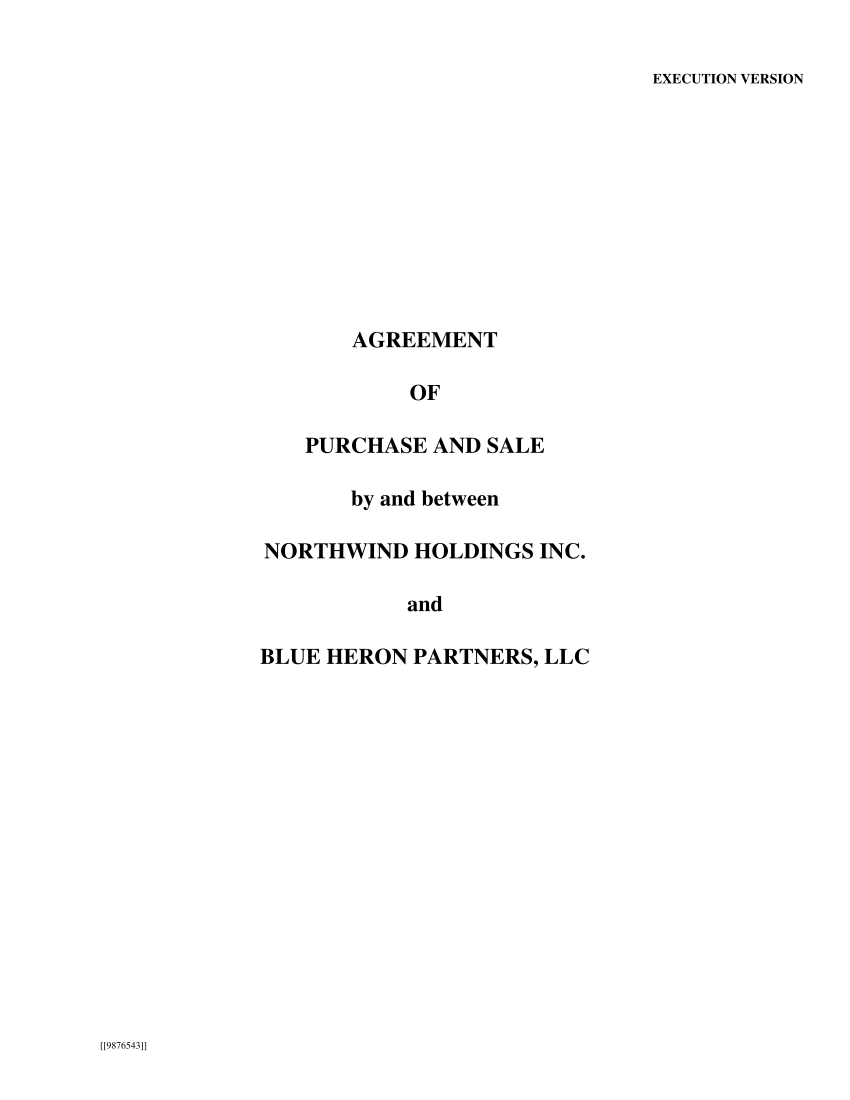

Reproduce this figure in Python.
"""生成测试夹具 agreement-front.pdf：美式资产购买协议的前几页（虚构公司），8 页，Letter。
  第 1 页：封面（居中的标题行），左下角小字号的文档编号"[[9876543]]"（每页都有）。
  第 2–3 页：目录。每条一行："Section 1.1. Definitions……1"，引导点是文字、页码顶到右边界；
          有一条标题折成两行，只有第二行带引导点和页码；各章之间空一行。页脚居中印"~i~""~ii~"（罗马数字页码）。
  第 4 页：附表清单（"SCHEDULE LIST"，下面一张有框线的两列表），页面下半部空着，页脚"~iii~"。
  第 5 页：附件清单（"EXHIBITS"，标题下面一条下划线），页脚"~iv~"。
  第 6–8 页：正文，页脚居中印阿拉伯数字页码 1、2、3。定义条款"“Accounts Payable” shall mean …"一整行一次画出
          （pdf.js 读成一个文字项），只有被定义的词下面有一条下划线（扁的填充矩形）；前言里的 (“Northwind”)、
          行中间的 (the “Closing Date”) 也一样。"W I T N E S S E T H :" 逐字母加宽排，每个字母下面一小段线。
          第 7–8 页的"定义术语索引"：左边术语、右边所在条款（右栏从版心 80% 处起排），第 8 页整页都是索引。
易错点（2026-11-27 APA 英译中，pdf2word 1.1.3）：
  - 目录每条的行都排满到右边界，被当成一段正文的折行，整章的条目并成一段，引导点在译文里丢掉，页码贴在标题后面；
  - "~i~"不是数字，认不出是页码，留在正文里靠段前距排到页底：译文变短后排到页面中间；它占着页底，
    附表清单、附件清单、协议正文都没有另起一页；
  - 下划线盖不到文字项的一半，被当成分隔线，写成行间一个带下边框的空段落：定义条款从第一行之后断成两段，
    译文换了字宽以后线与文字错开（APA 357 条，26 条定义的译文被切成两半、中间补了"……"）；
  - 定义术语索引的右栏起点超出版心 60%，不算释义清单，整页被当成分栏，术语与条款号对不上。
标准答案（两种排版方式）：目录一条一段、页码前是右对齐带点状前导符的制表位；罗马数字页码写进前置部分那一节的页脚
  （PAGE 域，小写罗马数字），正文另起一节从 1 编页；"~i~"不在正文里；附表清单、附件清单另起一页；
  下划线落在被定义的词上（字符下划线），没有带边框的空段落，定义条款是一整段；索引写成两列的无边框表格。"""
import sys
from reportlab.pdfgen import canvas
from reportlab.pdfbase.pdfmetrics import stringWidth

W, H = 612.0, 792.0
L, R = 72.0, 540.0
out = sys.argv[1] if len(sys.argv) > 1 else "agreement-front.pdf"
c = canvas.Canvas(out, pagesize=(W, H))
F, FB = "Times-Roman", "Times-Bold"
PITCH = 13.8


def y(top_down: float) -> float:
    """以页面顶端为原点的基线位置 → PDF 坐标。"""
    return H - top_down


def footer(label: str) -> None:
    if label:
        c.setFont(F, 12)
        c.drawCentredString(W / 2, y(746.5), label)
    c.setFont(F, 7)
    c.drawString(L, y(755.0), "[[9876543]]")


def underline(x0: float, x1: float, base: float) -> None:
    """文字下方 1.3pt 处一条 0.6pt 高的填充矩形（Word 打印成 PDF 时的下划线）。"""
    c.rect(x0, y(base) - 1.9, x1 - x0, 0.6, stroke=0, fill=1)


def wrap(text: str, width: float, first_indent: float = 0.0, font: str = F, size: float = 12) -> list[str]:
    lines, line, avail = [], "", width - first_indent
    for word in text.split():
        trial = (line + " " + word).strip()
        if stringWidth(trial, font, size) > avail and line:
            lines.append(line)
            line, avail = word, width
        else:
            line = trial
    if line:
        lines.append(line)
    return lines


def paragraph(text: str, base: float, indent: float = 36.0, terms: tuple[str, ...] = ()) -> float:
    """首行缩进的段落；terms 里的词在所在行下面画下划线（与整行一次画出）。返回下一行的基线。"""
    c.setFont(F, 12)
    for k, line in enumerate(wrap(text, R - L, indent)):
        x = L + (indent if k == 0 else 0)
        c.drawString(x, y(base), line)
        for term in terms:
            # 加引号的定义处（"(“Northwind”)"）优先，没有时才是普通出现
            at = line.find("“" + term + "”")
            at = at + 1 if at >= 0 else line.find(term)
            if at >= 0:
                x0 = x + stringWidth(line[:at], F, 12)
                underline(x0, x0 + stringWidth(term, F, 12), base)
        base += PITCH
    return base


# ---- 第 1 页：封面 ----
c.setFont(FB, 10)
c.drawString(470, y(60), "EXECUTION VERSION")
c.setFont(FB, 16)
for k, t in enumerate(["AGREEMENT", "OF", "PURCHASE AND SALE", "by and between", "NORTHWIND HOLDINGS INC.", "and", "BLUE HERON PARTNERS, LLC"]):
    c.drawCentredString(W / 2, y(250 + 38 * k), t)
footer("")
c.showPage()

# ---- 第 2–3 页：目录 ----
toc = [
    ("ARTICLE 1. DEFINITIONS AND TERMS", "1"), ("Section 1.1. Definitions", "1"), ("Section 1.2. Index of Defined Terms.", "2"),
    ("Section 1.3. Other Definitional Provisions and Construction", "3"), None,
    ("ARTICLE 2. PURCHASE AND SALE", "4"), ("Section 2.1. Purchase and Sale of Conveyed Assets.", "4"), ("Section 2.2. Conveyed Assets", "4"),
    ("Section 2.3. Consents and Shared Contracts", "6"), ("Section 2.4. Excluded Assets of the Business", "7"),
    ("Section 2.5. Assumed Liabilities of the Business.", "8"), ("Section 2.6. Retained Liabilities of the Business", "10"),
    ("Section 2.7. Purchase Price", "11"), ("Section 2.8. Purchase Price Adjustment for Net Working Capital.", "11"), None,
    ("ARTICLE 3. CLOSING", "13"), ("Section 3.1. Closing.", "13"), ("Section 3.2. Closing; Deliveries", "14"), None,
    ("ARTICLE 4. CONDITIONS TO CLOSING", "15"), ("Section 4.1. Conditions to the Obligations of Buyer and Northwind.", "15"),
    ("Section 4.2. Conditions to the Obligations of Buyer.", "15"), ("Section 4.3. Conditions to the Obligations of Northwind", "16"),
    ("Section 4.4. Frustration of Closing Conditions", "16"), None,
    ("ARTICLE 5. REPRESENTATIONS AND WARRANTIES OF NORTHWIND", "17"), ("Section 5.1. Organization", "17"),
    ("Section 5.2. Authority; Binding Effect.", "17"), ("Section 5.3. Non-Contravention.", "18"), ("Section 5.4. Financial Information", "18"),
    ("Section 5.5. Absence of Material Adverse Effect", "19"), ("Section 5.6. Accounts Receivable", "19"),
    # 第 3 页
    ("Section 5.7. Real Property.", "20"), ("Section 5.8. Material Contracts", "20"), ("Section 5.9. Intellectual Property Rights.", "21"), None,
    ("ARTICLE 6. CONDUCT OF ACTIONS RELATING TO ENVIRONMENTAL LOSSES\nAND OBLIGATIONS RELATING THERETO", "22"),
    ("Section 6.1. Standard of Performance", "22"), ("Section 6.2. Limitations.", "22"), ("Section 6.3. Cooperation", "23"), None,
    ("ARTICLE 7. MISCELLANEOUS", "24"), ("Section 7.1. Notices.", "24"), ("Section 7.2. Amendments; Waivers.", "25"),
    ("Section 7.3. Governing Law; Jurisdiction", "25"),
]


def toc_line(title: str, page: str, base: float) -> None:
    c.setFont(F, 12)
    pw = stringWidth(page, F, 12)
    dots = "." * int((R - pw - 1 - L - stringWidth(title, F, 12)) / stringWidth(".", F, 12))
    c.drawString(L, y(base), title + dots)
    c.drawRightString(R, y(base), page)


roman = iter(["~i~", "~ii~"])
c.setFont(F, 12)
c.drawCentredString(W / 2, y(110), "TABLE OF CONTENTS")
underline(W / 2 - stringWidth("TABLE OF CONTENTS", F, 12) / 2, W / 2 + stringWidth("TABLE OF CONTENTS", F, 12) / 2, 110)
base = 142.0
for k, entry in enumerate(toc):
    if k == 31:  # 第 2 页排满，换页
        footer(next(roman))
        c.showPage()
        base = 96.0
    if entry is None:
        base += 6.0
        continue
    title, page = entry
    parts = title.split("\n")
    for extra in parts[:-1]:
        c.setFont(F, 12)
        c.drawString(L, y(base), extra)
        base += PITCH
    toc_line(parts[-1], page, base)
    base += 19.8
footer(next(roman))
c.showPage()

# ---- 第 4 页：附表清单 ----
c.setFont(FB, 12)
c.drawCentredString(W / 2, y(97), "SCHEDULE LIST")
schedules = [("Schedule 1.1(a)", "Asset Selling Corporations"), ("Schedule 1.1(b)", "Additional Employees"), ("Schedule 1.1(c)", "Knowledge Persons"),
             ("Schedule 1.1(d)", "Retained Product Liability"), ("Schedule 2.2(a)", "Owned Real Property"), ("Schedule 2.4(xi)", "Excluded Assets"),
             ("Schedule 2.8(a)", "Closing Accounts Principles"), ("Schedule 3.2(a)", "Closing Deliveries")]
c.setLineWidth(0.48)
top_row = 112.0
xs = (66.4, 198.0, 509.6)
for k, (a, b) in enumerate(schedules):
    t = top_row + 14.4 * k
    c.setFont(F, 12)
    c.drawString(72, y(t + 11.5), a)
    c.drawString(204, y(t + 11.5), b)
    c.line(xs[0], y(t), xs[2], y(t))
c.line(xs[0], y(top_row + 14.4 * len(schedules)), xs[2], y(top_row + 14.4 * len(schedules)))
for x in xs:
    c.line(x, y(top_row), x, y(top_row + 14.4 * len(schedules)))
footer("~iii~")
c.showPage()

# ---- 第 5 页：附件清单 ----
c.setFont(FB, 12)
c.drawCentredString(W / 2, y(111), "EXHIBITS")
underline(W / 2 - stringWidth("EXHIBITS", FB, 12) / 2, W / 2 + stringWidth("EXHIBITS", FB, 12) / 2, 111)
exhibits = [("Exhibit A", "Northwind Warehousing and Services Agreement"), ("Exhibit B", "Buyer Warehousing and Services Agreement"),
            ("Exhibit C", "Distributor Agreement"), ("Exhibit D", "Transition Services Agreement")]
for k, (a, b) in enumerate(exhibits):
    t = 126.4 + 14.4 * k
    c.setFont(F, 12)
    c.drawString(72, y(t + 11.5), a)
    c.drawString(204, y(t + 11.5), b)
    c.line(xs[0], y(t), xs[2], y(t))
c.line(xs[0], y(126.4 + 14.4 * len(exhibits)), xs[2], y(126.4 + 14.4 * len(exhibits)))
for x in xs:
    c.line(x, y(126.4), x, y(126.4 + 14.4 * len(exhibits)))
footer("~iv~")
c.showPage()

# ---- 第 6 页：正文开始 ----
c.setFont(FB, 12)
c.drawCentredString(W / 2, y(84), "AGREEMENT OF PURCHASE AND SALE")
base = paragraph(
    "This Agreement of Purchase and Sale is made as of November 5, 2026 by and between Northwind Holdings Inc., a Kentucky "
    "corporation (“Northwind”), and Blue Heron Partners, LLC, a Delaware limited liability company (“Buyer”).",
    112.0, terms=("Northwind", "Buyer"))
c.setFont(FB, 12)
x = 250.5
for ch in "WITNESSETH:":
    c.drawString(x, y(base + 12), ch)
    if ch != ":":
        underline(x, x + stringWidth(ch, FB, 12), base + 12)
    x += stringWidth(ch, FB, 12) + 3.0
base = paragraph(
    "WHEREAS, Northwind and the Asset Selling Corporations are engaged in the Business, and the parties desire that Northwind "
    "sell the Conveyed Assets to Buyer on the terms and subject to the conditions set forth herein;", base + 38.0)
c.setFont(FB, 12)
c.drawCentredString(W / 2, y(base + 14), "ARTICLE 1.")
c.drawCentredString(W / 2, y(base + 14 + PITCH), "DEFINITIONS AND TERMS")
c.drawString(L, y(base + 14 + 2 * PITCH + 12), "Section 1.1.")
c.drawString(L + 72, y(base + 14 + 2 * PITCH + 12), "Definitions.")
base = paragraph("As used in this Agreement, the following terms shall have the meanings set forth or as referenced below:", base + 14 + 3 * PITCH + 24)
definitions = [
    ("Accounts Payable", "“Accounts Payable” shall mean (i) all trade accounts payable and other payment obligations to suppliers of the "
     "Business (excluding intercompany trade accounts and notes payable to Northwind or any of its Affiliates) and the obligation in "
     "respect of all security for such accounts and payment obligations, in each case to the extent relating to the Business."),
    ("Accrued Vacation Compensation", "“Accrued Vacation Compensation” shall mean all Liabilities to be assumed by Buyer with respect to "
     "the accrued vacation of the Transferred Employees determined as of the Closing Date in accordance with the Closing Accounts Principles."),
    ("Closing Date", "“Closing” shall mean the closing of the purchase and sale of the Conveyed Assets, which shall take place on the "
     "third Business Day after the conditions are satisfied (the “Closing Date”), or on such other date as the parties may agree in writing."),
]
for term, text in definitions:
    base = paragraph(text, base + 12.0, terms=(term,))
footer("1")
c.showPage()

# ---- 第 7–8 页：更多定义、定义术语索引 ----
base = 86.0
more = [
    ("Confidentiality Agreement", "“Confidentiality Agreement” shall mean the Confidentiality Agreement between Northwind and Blue Heron "
     "Capital Partners, dated as of July 30, 2026, as amended or supplemented from time to time by the parties thereto."),
    ("Conveyed Assets", "“Conveyed Assets” shall have the meaning set forth in Section 2.2 of this Agreement and shall include the "
     "Assumed Contracts, the Owned Real Property and the Leased Real Property of the Business."),
]
for term, text in more:
    base = paragraph(text, base + 12.0, terms=(term,))
c.setFont(FB, 12)
c.drawString(L, y(base + 24), "Section 1.2.")
c.drawString(L + 72, y(base + 24), "Index of Defined Terms.")
base = paragraph("As used in this Agreement, the following terms shall have the meanings assigned to them in the respective locations "
                 "set forth below:", base + 24 + 26.0)
index = [("Accounts Receivable Facility", "Section 7.1(d)"), ("Acquisition Transaction", "Section 7.15"), ("Actuarial Mediator", "Section 2.11(c)"),
         ("Adjusted Purchase Price", "Section 2.8(d)"), ("Aggregate Cap", "Section 9.6(d)"), ("Alternate Financing", "Section 7.6(c)"),
         ("ASC Transferred Employee", "Section 7.5(c)"), ("Northwind", "Preamble"), ("Northwind Indemnitees", "Section 9.2"),
         ("Asset Allocations", "Section 2.9"), ("Assumed Contracts", "Section 2.2(e)"), ("Assumed Employee Liabilities", "Section 2.5(i)"),
         ("Assumed Liabilities", "Section 2.5"), ("Assumed Tax Liabilities", "Section 2.5(k)"),
         # 第 8 页：整页都是索引（APA 的索引排满三页，这几页被当成正文双栏）
         ("Base Purchase Price", "Section 2.7"), ("Buyer", "Preamble"), ("Buyer Benefit Plans", "Section 7.5(e)"), ("Buyer Fee", "Section 8.2(b)"),
         ("Buyer Indemnitees", "Section 9.1"), ("Closing Accounts", "Section 2.8(b)"), ("Commitment Letters", "Section 6.4(a)"),
         ("Competition Laws", "Section 1.1"), ("Conveyed Real Property", "Section 2.2(a)"), ("Copyrights", "Section 1.1"),
         ("Credit Support Obligations", "Section 7.11(a)"), ("Current Assets", "Section 2.8(a)"), ("Current Liabilities", "Section 2.8(a)"),
         ("Debt Financing", "Section 6.4(a)"), ("Deferred Asset", "Section 2.3(b)"), ("Deferred Liability", "Section 2.3(b)"),
         ("Determination Date", "Section 2.11(b)"), ("Disclosure Schedules", "Article 5"), ("Distributor Agreement", "Section 1.1"),
         ("Effective Time", "Section 1.1"), ("Employee Benefit Plan", "Section 1.1"), ("End Date", "Section 8.1(b)"),
         ("Environmental Laws", "Section 1.1"), ("Estimated Closing Statement", "Section 2.8(a)"), ("European Employees", "Section 7.5(a)"),
         ("Excluded Assets", "Section 2.4"), ("Final Closing Statement", "Section 2.8(c)"), ("Financing Sources", "Section 1.1"),
         ("Fleet Vehicle Leases", "Section 2.2(h)"), ("Foreign Jurisdictions", "Section 7.16")]
c.setFont(F, 12)
head = base + 12.0
c.drawString(L, y(head), "Term")
c.drawString(455, y(head), "Location")
underline(L, L + stringWidth("Term", F, 12), head)
underline(455, 455 + stringWidth("Location", F, 12), head)
base = head + PITCH
for k, (term, loc) in enumerate(index):
    if k == 14:
        footer("2")
        c.showPage()
        base = 86.0
    c.setFont(F, 12)
    c.drawString(L, y(base), term)
    c.drawString(455, y(base), loc)
    base += PITCH
footer("3")
c.save()
